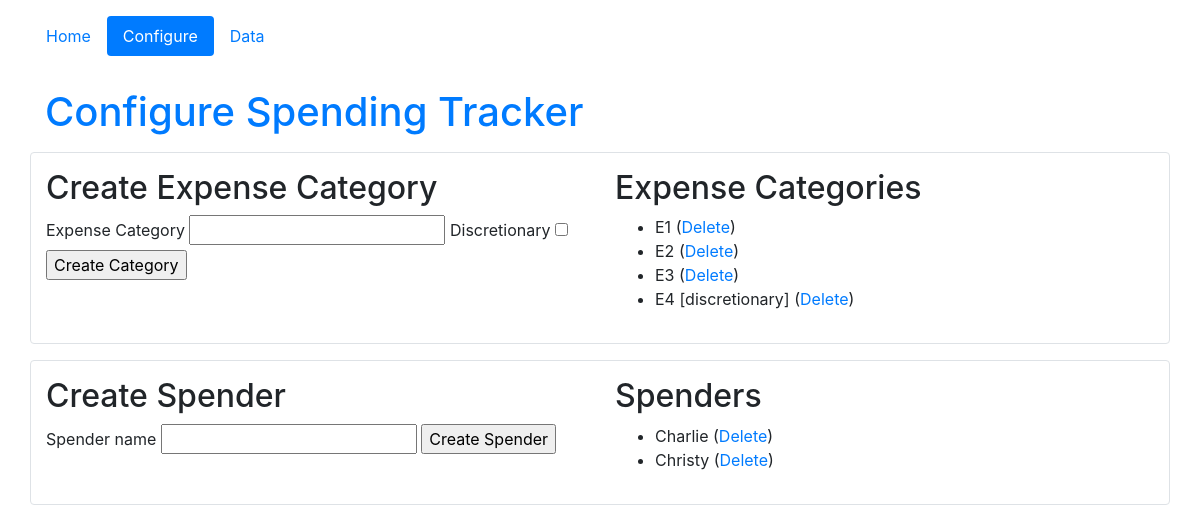
The page /configure on the database its author committed.
### tracker_app/models.py (models this page shows, shortened)
class Category(db.Model):
	categoryId = db.Column(db.Integer, primary_key=True)
	expenseCategory = db.Column(db.String(50), unique=True, nullable=False)
	discretionary = db.Column(db.Boolean, nullable=False)

class User(db.Model):
    userId = db.Column(db.Integer, primary_key=True)
    username = db.Column(db.String(20), unique=True, nullable=False)

### tracker_app/routes.py (the view)
@app.route("/configure", methods=["GET","POST"])
def configure():
	newUserForm = forms.NewUserForm()
	newCategoryForm = forms.NewCategoryForm()
	if newUserForm.validate_on_submit():
		user = User(username=newUserForm.username.data)
		db.session.add(user)
		db.session.commit()
		flash(f"User '{user.username}' has been successfully added", "success")
		return redirect(url_for('configure'))
	if newCategoryForm.validate_on_submit():
		cat = Category(expenseCategory=newCategoryForm.category.data, discretionary=newCategoryForm.discretionary.data)
		db.session.add(cat)
		db.session.commit()
		flash(f"User '{cat.expenseCategory}' has been successfully added", "success")
		return redirect(url_for('configure'))
	return render_template('configure.html', users=User.query.all(), newUserForm=newUserForm,
				newCategoryForm=newCategoryForm, categories=Category.query.all())

### tracker_app/forms.py
class NewUserForm(FlaskForm):
	username = 	StringField('Spender name', validators=[DataRequired()])
	submit = SubmitField('Create Spender')

class NewCategoryForm(FlaskForm):
	category = StringField('Expense Category', validators=[DataRequired()])
	discretionary = BooleanField('Discretionary', default=False)
	submit = SubmitField('Create Category')

### tracker_app/templates/configure.html (shortened to what this page needs)
{% extends 'layout.html' %}
{% set activePage = "configure" %}
{% block content %}
<h1 class="text-primary">Configure Spending Tracker</h1>
<div class="row border rounded my-3 py-3" id="expenses-config">
	<div class="col-sm">
		<h2>Create Expense Category</h2>
		<form method="POST" action={{ url_for('configure') }}>
			{{ newCategoryForm.category.label }} {{ newCategoryForm.category(size=20) }}
			{{ newCategoryForm.discretionary.label }} {{ newCategoryForm.discretionary }}<br>
			{{ newCategoryForm.submit }}
		</form>
	</div>
	<div class="col-sm">
		<h2>Expense Categories</h2>
		<ul>
			{% for cat in categories %}
				<li>{{ cat.expenseCategory }}
					{% if cat.discretionary %}[discretionary]{% endif %}
					(<a href={{ url_for('deleteCategory', categoryId=cat.categoryId) }}>Delete</a>)
				 </li>
			{% endfor %}
		</ul>
	</div>
</div>
<div class="row border rounded my-3 py-3" id="users-config">
	<div class="col-sm">
		<h2>Create Spender</h2>
		<form method="POST" action={{ url_for('configure') }}>
			{{ newUserForm.username.label }} {{ newUserForm.username(size=20) }}
			{{ newUserForm.submit }}
		</form>
	</div>
	<div class="col-sm">
		<h2>Spenders</h2>
		<ul>
			{% for user in users %}
				<li>{{ user.username }} (<a href={{ url_for('deleteUser', userid=user.userId) }}>Delete</a>)</li>
			{% endfor %}
		</ul>
	</div>
</div>
{% endblock %}

### tracker_app/templates/layout.html (shortened to what this page needs)
<!DOCTYPE html>
<html lang="en">
<head>
<link rel="stylesheet" href="https://stackpath.bootstrapcdn.com/bootstrap/4.5.0/css/bootstrap.min.css">
</head>
<body>
	<div class="container">
		{% set navigation_bar = [
			('home', 'Home'),
			('configure', 'Configure'),
			('showData', 'Data')
		] %}
		<div class="row my-3" id="sitenav">
			<nav class="nav nav-pills nav-fill">
				{% for id, text in navigation_bar %}
					<a class="nav-item nav-link {% if id == activePage %} active{% endif %}" href="{{ url_for(id) }}">{{ text }}</a>
				{% endfor %}
			</nav>
		</div>
		<div class="row" id="content">
			<div class="col-sm">
				{% block content %}{% endblock %}
			</div>
		</div>
	</div>
</body>
</html>

### rows shown on the page
Category: expenseCategory "E1"
Category: expenseCategory "E2"
Category: expenseCategory "E3"
Category: expenseCategory "E4", discretionary "[discretionary]"
User: username "Charlie"
User: username "Christy"

### other values the page prints
{{ text }} "Home" "Configure" "Data"
{{ newCategoryForm.category.label }} "Expense Category"
{{ newCategoryForm.discretionary.label }} "Discretionary"
{{ newUserForm.username.label }} "Spender name"
